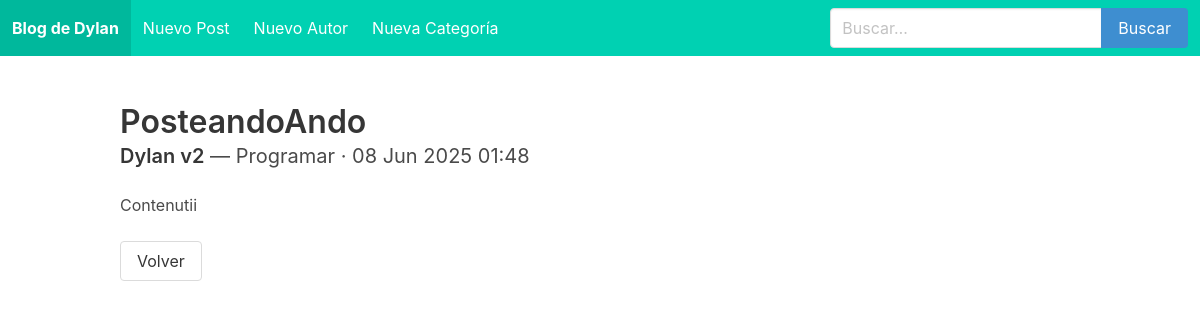
Screenshot of /post/3/ with the database file from the repository.
### blog/models.py (models this page shows, shortened)
class Post(models.Model):
    title      = models.CharField("Título", max_length=200)
    content    = models.TextField("Contenido")
    created_at = models.DateTimeField("Creado", auto_now_add=True)
    author     = models.ForeignKey(Author, on_delete=models.CASCADE)
    category   = models.ForeignKey(Category, on_delete=models.SET_NULL, null=True)
    class Meta:
        ordering = ["-created_at"]

class Author(models.Model):
    name = models.CharField("Nombre", max_length=100)
    bio  = models.TextField("Biografía", blank=True)
    def __str__(self):
        return self.name

class Category(models.Model):
    name = models.CharField("Categoría", max_length=50, unique=True)
    description = models.TextField("Descripción", blank=True)
    def __str__(self):
        return self.name

### blog/views.py (the view)
# urls.py: path("post/<int:pk>/", views.PostDetail.as_view(),    name="post_detail"),
class PostDetail(DetailView):
    model         = Post
    template_name = "post_detail.html"

### blog/templates/post_detail.html (shortened to what this page needs)
{% extends "base.html" %}
{% block content %}
<h1 class="title">{{ object.title }}</h1>
<p class="subtitle">
  <strong>{{ object.author }}</strong> — {{ object.category }} ·
  {{ object.created_at|date:"d M Y H:i" }}
</p>
<div class="content">
  {{ object.content|linebreaks }}
</div>
<a href="{% url 'post_list' %}" class="button">Volver</a>
{% endblock %}

### rows the page displays
Post: title "PosteandoAndo", author "Dylan v2", category "Programar", created_at "08 Jun 2025 01:48", content "Contenutii"
